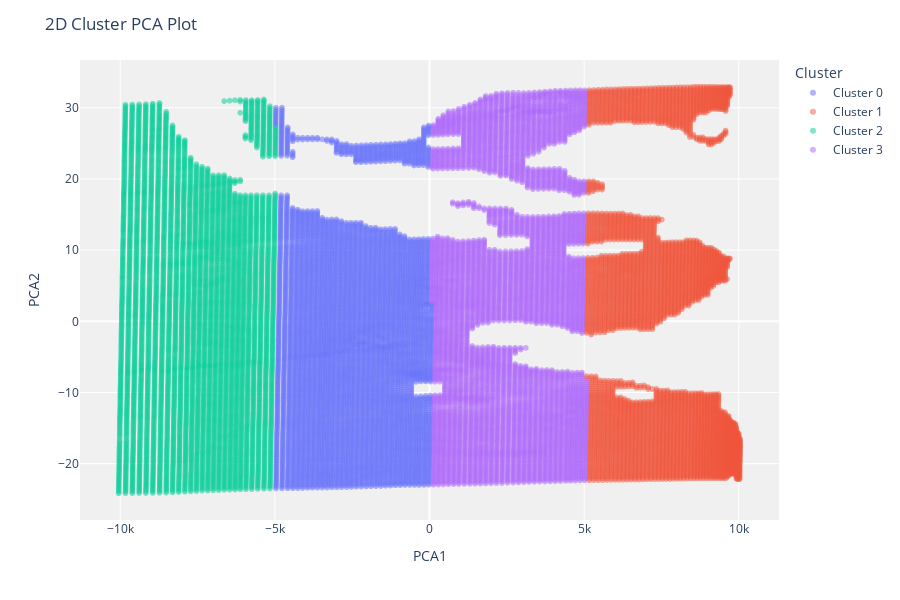

Notebook code for this chart:
### Markdown cell above
You can use the `plot_model` function to analyzes the performance of a trained model on the test set. It may require re-training the model in certain cases.

### Code cell
# plot pca cluster plot 
plot_model(kmeans, plot = 'cluster')

### Figure 1 — Plotly figure (JSON) as saved in the notebook; plotly's stock layout.template omitted (floating-point values rounded to 4 significant figures; data arrays with more than 128 entries replaced by an {"elided": "..."} marker saying what was removed)
{"data": [{"customdata": {"elided": "5046x1 int values"}, "hovertemplate": "Cluster=Cluster 0<br>PCA1=%{x}<br>PCA2=%{y}<br>Feature=%{customdata[0]}<extra></extra>", "legendgroup": "Cluster 0", "marker": {"color": "#636efa", "opacity": 0.5, "symbol": "circle"}, "mode": "markers", "name": "Cluster 0", "showlegend": true, "textposition": "top center", "type": "scattergl", "x": {"elided": "5046 float values"}, "xaxis": "x", "y": {"elided": "5046 float values"}, "yaxis": "y"}, {"customdata": {"elided": "4974x1 int values"}, "hovertemplate": "Cluster=Cluster 1<br>PCA1=%{x}<br>PCA2=%{y}<br>Feature=%{customdata[0]}<extra></extra>", "legendgroup": "Cluster 1", "marker": {"color": "#EF553B", "opacity": 0.5, "symbol": "circle"}, "mode": "markers", "name": "Cluster 1", "showlegend": true, "textposition": "top center", "type": "scattergl", "x": {"elided": "4974 float values"}, "xaxis": "x", "y": {"elided": "4974 float values"}, "yaxis": "y"}, {"customdata": {"elided": "5075x1 int values"}, "hovertemplate": "Cluster=Cluster 2<br>PCA1=%{x}<br>PCA2=%{y}<br>Feature=%{customdata[0]}<extra></extra>", "legendgroup": "Cluster 2", "marker": {"color": "#00cc96", "opacity": 0.5, "symbol": "circle"}, "mode": "markers", "name": "Cluster 2", "showlegend": true, "textposition": "top center", "type": "scattergl", "x": {"elided": "5075 float values"}, "xaxis": "x", "y": {"elided": "5075 float values"}, "yaxis": "y"}, {"customdata": {"elided": "5004x1 int values"}, "hovertemplate": "Cluster=Cluster 3<br>PCA1=%{x}<br>PCA2=%{y}<br>Feature=%{customdata[0]}<extra></extra>", "legendgroup": "Cluster 3", "marker": {"color": "#ab63fa", "opacity": 0.5, "symbol": "circle"}, "mode": "markers", "name": "Cluster 3", "showlegend": true, "textposition": "top center", "type": "scattergl", "x": {"elided": "5004 float values"}, "xaxis": "x", "y": {"elided": "5004 float values"}, "yaxis": "y"}], "layout": {"height": 600, "legend": {"title": {"text": "Cluster"}, "tracegroupgap": 0}, "margin": {"t": 60}, "plot_bgcolor": "rgb(240,240,240)", "title": {"text": "2D Cluster PCA Plot"}, "xaxis": {"anchor": "y", "domain": [0, 1], "title": {"text": "PCA1"}}, "yaxis": {"anchor": "x", "domain": [0, 1], "title": {"text": "PCA2"}}}}
